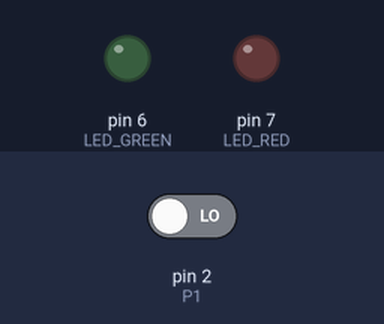
A sketch run on a simulated Arduino Uno, built with avr-gcc and run on an emulated ATmega328P. Parts: output pins drawn as LEDs (lit = HIGH). Dashed ring = blinking. Inputs (shaded band) come from the test bench; at power-on: pin 2 (P1) LOW.

Above: at 1.2 s.
1.3 s: pin 2 (P1) driven HIGH
At 1.9 s:
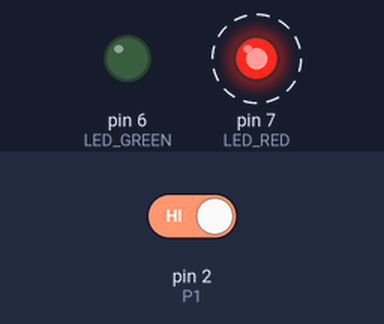
At 2.7 s:
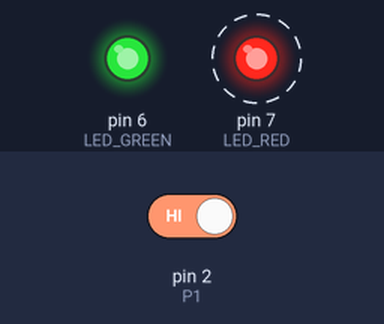
4.3 s: pin 2 (P1) driven LOW
Timing chart, 0 to 11.8 s (numbered marks = the images above; inputs shaded):
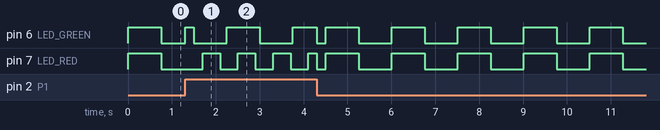

The sketch:

multi-flashing-led.ino
```cpp
#define P1 2
#define P2 3
#define LED_GREEN 6
#define LED_RED 7
#define ENABLE_LED_GREEN digitalWrite(LED_GREEN, HIGH)
#define DISABLE_LED_GREEN digitalWrite(LED_GREEN, LOW)
#define ENABLE_LED_RED digitalWrite(LED_RED, HIGH)
#define DISABLE_LED_RED digitalWrite(LED_RED, LOW)

const unsigned long P1_COUNTER_INITIAL_VALUE = 0;
const unsigned long P2_COUNTER_INITIAL_VALUE = 0;
unsigned long p1Counter = P1_COUNTER_INITIAL_VALUE;
unsigned long p2Counter = P2_COUNTER_INITIAL_VALUE;
const unsigned long TICK_INTERVAL = 20;
const unsigned long DEFAULT_GREEN_INTERVAL = 750;
const unsigned long DEFAULT_RED_INTERVAL = 400;
const unsigned long DEFAULT_MONITORING_INTERVAL = 1000;

int phaseLedGreen = 1;
int phaseLedRed = 1;
int phaseP1 = 1;

unsigned long ledGreenTimestamp;
unsigned long ledRedTimestamp;
unsigned long monitoringTimestamp;
unsigned long p1DownTimestamp;

void setup() {
    pinMode(P1, INPUT);
    pinMode(LED_RED, OUTPUT);
    pinMode(LED_GREEN, OUTPUT);
    Serial.begin(9600);
    ledGreenTimestamp = millis();
    ledRedTimestamp = millis();
    monitoringTimestamp = millis();
}

void loop() {

    if (pIsDown(P1)) {
        switch (phaseP1) {
            case 1:
                ENABLE_LED_GREEN;
                ENABLE_LED_RED;
                if (millis() - ledGreenTimestamp > DEFAULT_GREEN_INTERVAL) {
                    ledGreenTimestamp = millis();
                    phaseP1 = 2;
                }
                break;
            case 2:
                DISABLE_LED_GREEN;
                DISABLE_LED_RED;
                if (millis() - ledGreenTimestamp > DEFAULT_GREEN_INTERVAL) {
                    ledGreenTimestamp = millis();
                    phaseP1 = 1;
                }
                break;
        }
    }
    else {
        switch (phaseLedGreen) {
            case 1:
                ENABLE_LED_GREEN;
                if (millis() - ledGreenTimestamp > DEFAULT_GREEN_INTERVAL) {
                    ledGreenTimestamp = millis();
                    phaseLedGreen = 2;
                }
                break;
            case 2:
                DISABLE_LED_GREEN;
                if (millis() - ledGreenTimestamp > DEFAULT_GREEN_INTERVAL) {
                    ledGreenTimestamp = millis();
                    phaseLedGreen = 1;
                }
                break;
        }

        switch (phaseLedRed) {
            case 1:
                ENABLE_LED_RED;
                if (millis() - ledRedTimestamp > DEFAULT_RED_INTERVAL) {
                    ledRedTimestamp = millis();
                    phaseLedRed = 2;
                }
                break;
            case 2:
                DISABLE_LED_RED;
                if (millis() - ledRedTimestamp > DEFAULT_RED_INTERVAL) {
                    ledRedTimestamp = millis();
                    phaseLedRed = 1;
                }
                break;
        }
    }
}

bool pIsDown(uint8_t pin) {
    return digitalRead(pin) == 0;
}
```

Measured:
- after the input at 1.3 s, pin 7 (LED_RED): alternates HIGH for 0.40 s and LOW for 0.40 s, starting after 0.40 s
- by itself, pin 6 (LED_GREEN): repeats every 1.5 s: HIGH 0.75 s, LOW 0.75 s
